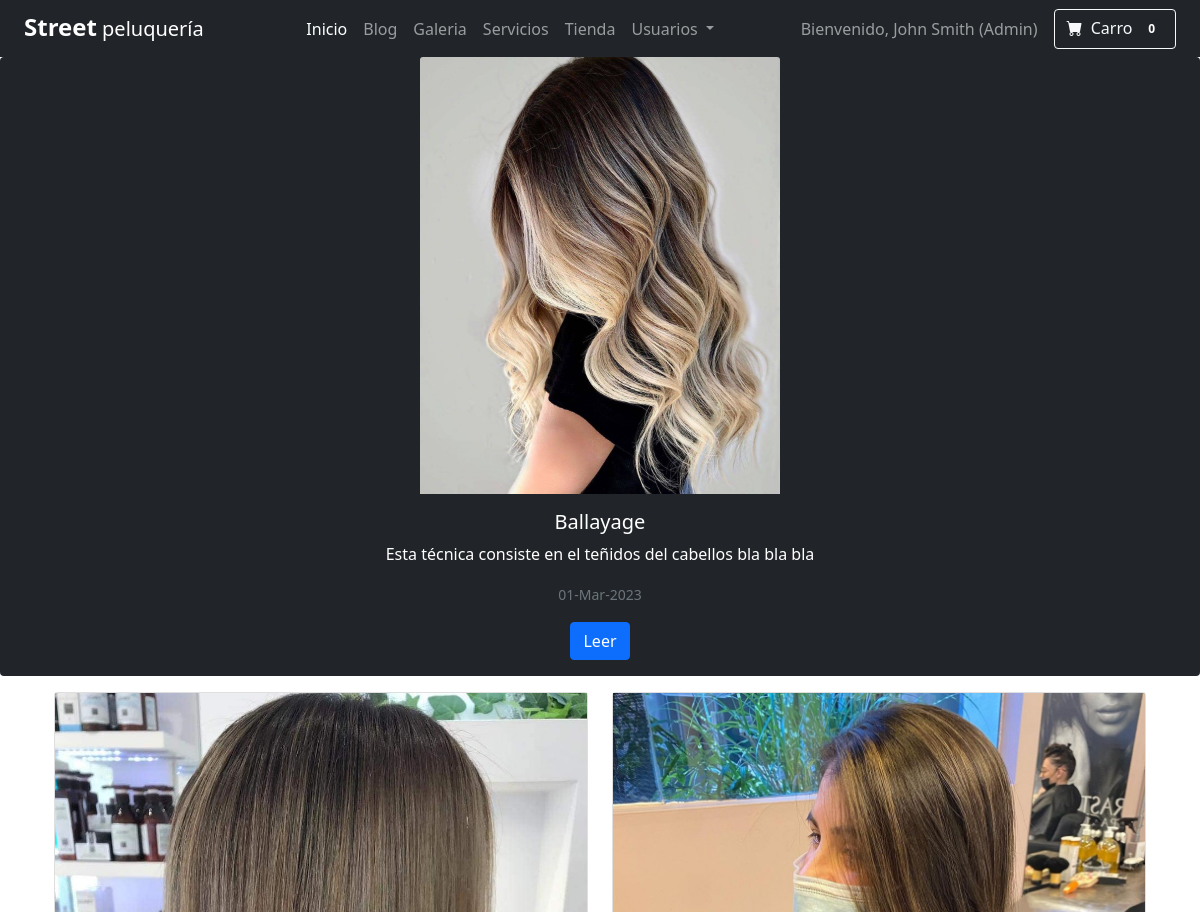
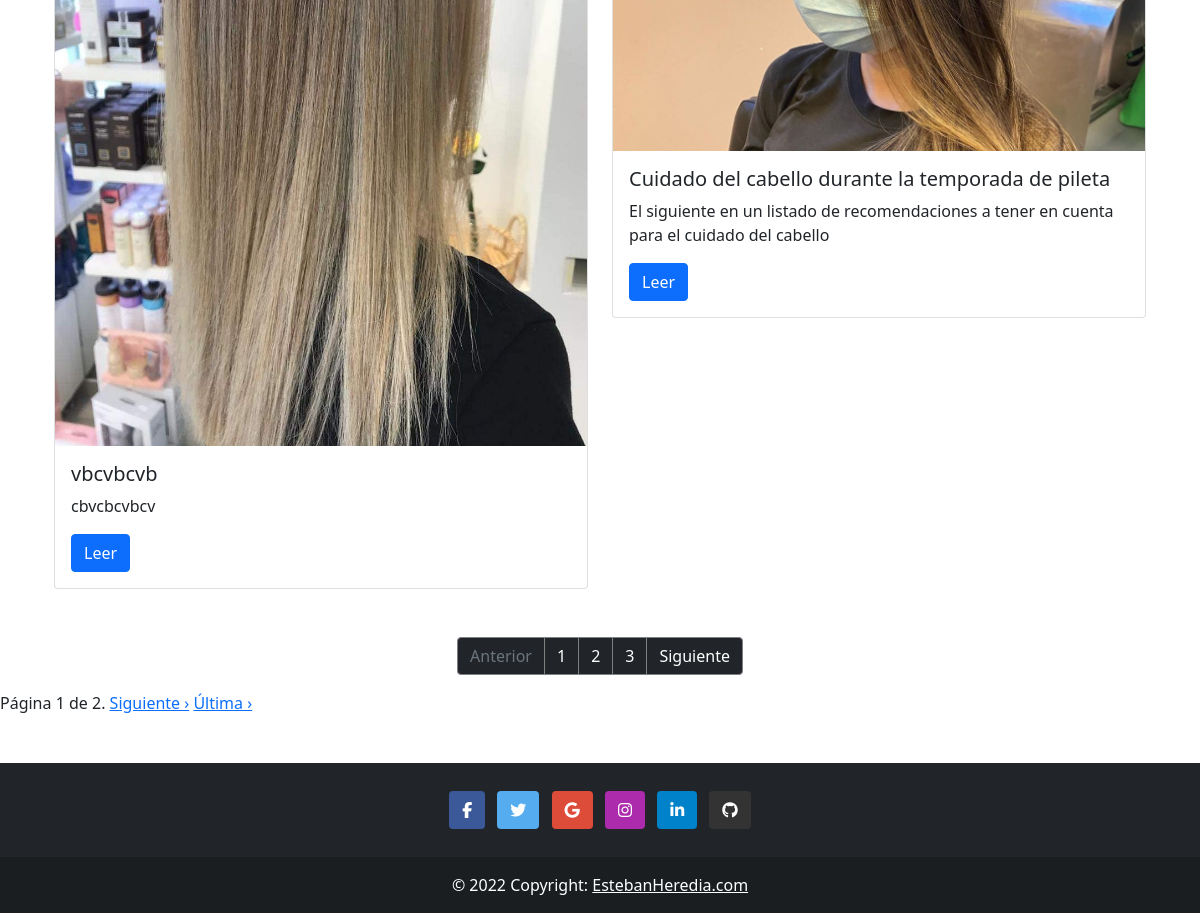
Screenshot of /lista_post (signed in) with the database file from the repository (2 pictures, top to bottom).
### blog/models.py (models this page shows, shortened)
class Post(models.Model):
    ESTADO = [
        ('publicado', 'Publicado'),
        ('borrador', 'Borrador'),
        ('eliminado', "Eliminado")
    ]
    titulo = models.CharField(max_length=255)
    cuerpo = models.TextField()
    creado_en = models.DateTimeField()
    publicado_en = models.DateTimeField()
    estado = models.CharField(max_length=255, choices=ESTADO)
    slug = models.SlugField()
    autor = models.ForeignKey(Autor, on_delete=models.CASCADE)
    categoria = models.ForeignKey(Categoria, on_delete=models.SET_NULL, null=True)
    imagen = models.ImageField(upload_to='blog/images')
    etiquetas = models.ManyToManyField(Tag)

### blog/views.py (the view)
# urls.py: path('lista_post', views.lista_post, name='lista_post'),
def lista_post(request):
    params = {}
    post_list = Post.objects.filter(estado="publicado").order_by('-publicado_en')[1:]
    paginador = Paginator(post_list, 2) # Mostramos 2 post por pagina
    nro_pagina = request.GET.get('page')
    page_obj = paginador.get_page(nro_pagina) # Obtengo los post de esa pagína para pasarlos al template
    params["page_obj"] = page_obj
    post_principal = Post.objects.filter(estado="publicado").order_by('-publicado_en').first()
    params["post_principal"] = post_principal
    return render(request, 'blog/posts.html', params)

### templates/blog/posts.html (shortened to what this page needs)
{% extends "layout.html" %} {% load i18n %} {% block blog %}
<div class="card mb-3 border-0 bg-dark ">
  <img class="card-img-top"
    src="{{post_principal.imagen.url}}"
    style="width: 30%; margin: auto auto"
    alt=""
  />
  <center>
    <div class="card-body" style="color: white;">
      <h5 class="card-title">{{post_principal.titulo}}</h5>
      <p class="card-text">
        {{post_principal.cuerpo}}
      </p>
      <p class="card-text">
        <small class="text-muted">{{post_principal.publicado_en|date:"d-M-Y"}}</small>
      </p>
      <a href="#!" class="btn btn-primary">Leer</a>
    </div>
  </center>
</div>
<div class="container">
  <div class="row">
    {% for post in page_obj %}
      <div class="col-6">
        <div class="card">
          <div
            class="bg-image hover-overlay ripple"
            data-mdb-ripple-color="light"
          >
            <img
              src="{{post.imagen.url}}"
              class="img-fluid"
            />
          </div>
          <div class="card-body">
            <h5 class="card-title">{{post.titulo}}</h5>
            <p class="card-text">
              {{post.cuerpo}}
            </p>
            <a href="#!" class="btn btn-primary">Leer</a>
          </div>
        </div>
      </div>
    {% empty %}
      <p>No hay mas Post publicados...</p>
    {% endfor %}
  </div>
</div>
<section>
  <nav aria-label="Page navigation example"  >
    <ul class="pagination justify-content-center mt-5" >
      <li class="page-item disabled">
        <a class="page-link bg-dark" style="border-color: grey;">Anterior</a>
      </li>
      <li class="page-item" ><a class="page-link bg-dark" style="border-color: grey; color: white;" href="#">1</a></li>
      <li class="page-item"><a class="page-link bg-dark" style="border-color:grey; color: white;" href="#">2</a></li>
      <li class="page-item"><a class="page-link bg-dark" style="border-color: grey; color: white;" href="#">3</a></li>
      <li class="page-item">
        <a class="page-link bg-dark" style="border-color: grey; color: white;" href="#">Siguiente</a>
      </li>
    </ul>
  </nav>
</section>
<div class="pagination">
  <span class="step-links">
    <span class="current-page">
      Página {{ page_obj.number }} de {{ page_obj.paginator.num_pages }}.
    </span>
    {% if page_obj.has_next %}
      <a href="?page={{ page_obj.next_page_number}}">Siguiente &rsaquo;</a>
      <a href="?page={{ page_obj.paginator.num_pages }}">Última &rsaquo;</a>
    {% endif %}
  </span>
</div>
{% endblock blog %}

### templates/layout.html (shortened to what this page needs)
{% extends "base.html" %}
{% load i18n %}
{% block content %}
<div class="container-fluid p-0" style="background-color: rgb(255, 187, 0)">
  <div class="row p-0">
    <div class="col-12">
      <nav class="navbar navbar-expand-lg navbar-dark bg-dark">
        <div class="container-fluid">
          <a class="navbar-brand" href="/">
            <h4 class="fw-bolder" style="display:inline;">Street</h5>
              <p style="display:inline;"> peluquería</p>
          </a>
          <div class="collapse navbar-collapse" id="navbarNavDropdown">
            <ul class="navbar-nav mx-auto">
              <li class="nav-item">
                <a class="nav-link active" aria-current="page" href="/">Inicio</a>
              </li>
              <li class="nav-item">
                <a class="nav-link" href="{% url 'blog:lista_post' %}">Blog</a>
              </li>
              <li class="nav-item">
                <a class="nav-link" href="{% url 'galeria' %}">Galeria</a>
              </li>
              <li class="nav-item">
                <a class="nav-link" href="{% url 'servicios' %}">Servicios</a>
              </li>
              <li class="nav-item">
                <a class="nav-link" href="{% url 'tienda_index' %}">Tienda</a>
              </li>
              <li class="nav-item dropdown">
                <a class="nav-link dropdown-toggle" href="#" role="button" data-bs-toggle="dropdown"
                  aria-expanded="false">
                  Usuarios
                </a>
              </li>
            </ul>
            <form class="d-flex">
              {% if request.user.is_authenticated %}
                {% if request.user.is_staff or request.user.is_superuser %}
                  <span class=" me-3 navbar-text" style="display:inline;">Bienvenido, {{ request.user.first_name }} {{ request.user.last_name }} (Admin) </span>
                {% else %}
                  <span class=" me-3 navbar-text" style="display:inline;">Bienvenido, {{ request.user.first_name }} {{ request.user.last_name }}</span>
                {% endif %}
              {% endif %}
              <button class="btn btn-outline-light" type="submit"  formaction="{% url 'carrito' %}">
                <i class="bi-cart-fill me-1" ></i>
                Carro
                <span class="badge bg-dark text-white ms-1 rounded-pill">0</span>
              </button>
            </form>
          </div>
        </div>
      </nav>
    </div>
  </div>
</div>
{% block blog %} {% endblock %}
<footer class="bg-dark text-center text-white mt-5">
  <div class="container p-4 pb-0">
    <section class="mb-4">
      <a class="btn text-white btn-floating m-1" style="background-color: #3b5998" href="#!" role="button"><i
          class="fab fa-facebook-f"></i></a>
      <a class="btn text-white btn-floating m-1" style="background-color: #55acee" href="#!" role="button"><i
          class="fab fa-twitter"></i></a>
      <a class="btn text-white btn-floating m-1" style="background-color: #dd4b39" href="#!" role="button"><i
          class="fab fa-google"></i></a>
      <a class="btn text-white btn-floating m-1" style="background-color: #ac2bac" href="#!" role="button"><i
          class="fab fa-instagram"></i></a>
      <a class="btn text-white btn-floating m-1" style="background-color: #0082ca" href="#!" role="button"><i
          class="fab fa-linkedin-in"></i></a>
      <a class="btn text-white btn-floating m-1" style="background-color: #333333" href="#!" role="button"><i
          class="fab fa-github"></i></a>
    </section>
  </div>
  <div class="text-center p-3" style="background-color: rgba(0, 0, 0, 0.2)">
    © 2022 Copyright:
    <a class="text-white" href="">EstebanHeredia.com</a>
  </div>
</footer>
{% endblock %}

### rows the page displays
Post: imagen (picture), titulo "Ballayage", cuerpo "Esta técnica consiste en el teñidos del cabellos bla bla bla", publicado_en "01-Mar-2023"
Post: imagen (picture), titulo "vbcvbcvb", cuerpo "cbvcbcvbcv"
Post: imagen (picture), titulo "Cuidado del cabello durante la temporada de pileta", cuerpo "El siguiente en un listado de recomendaciones a tener en cuenta para el cuidado del cabello"

### other values shown
{{ request.user.first_name }} "John"
{{ request.user.last_name }} "Smith"
{{ page_obj.number }} "1"
{{ page_obj.paginator.num_pages }} "2"
